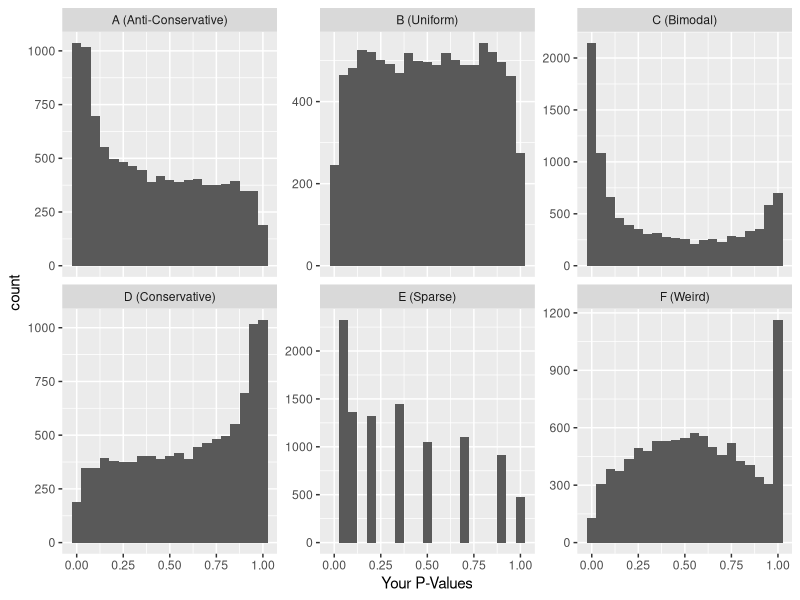
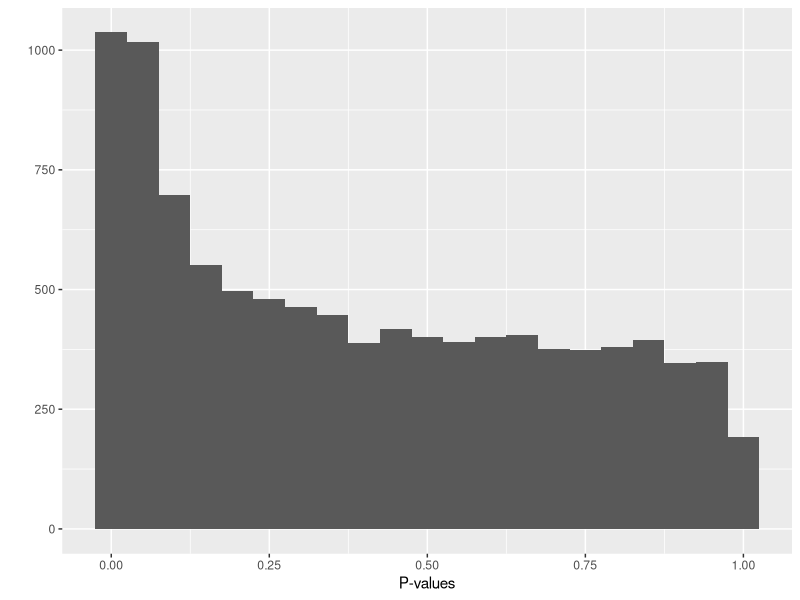
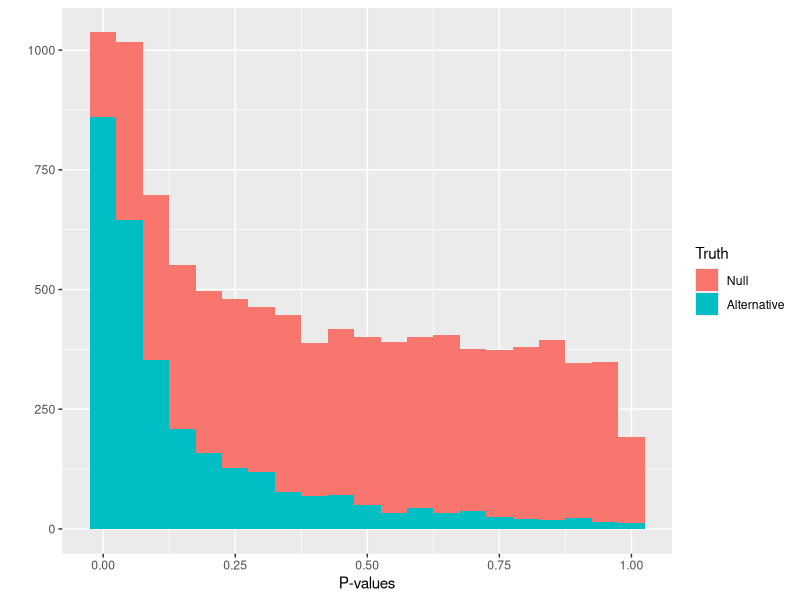
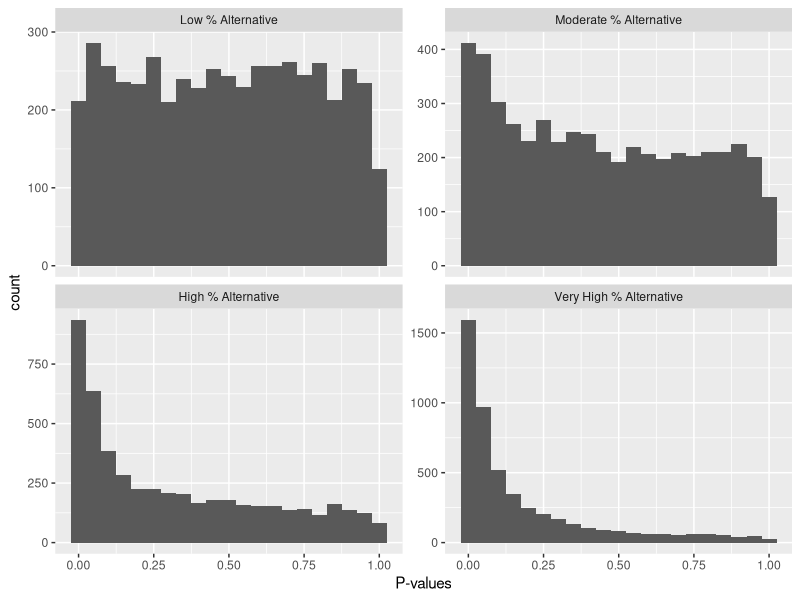
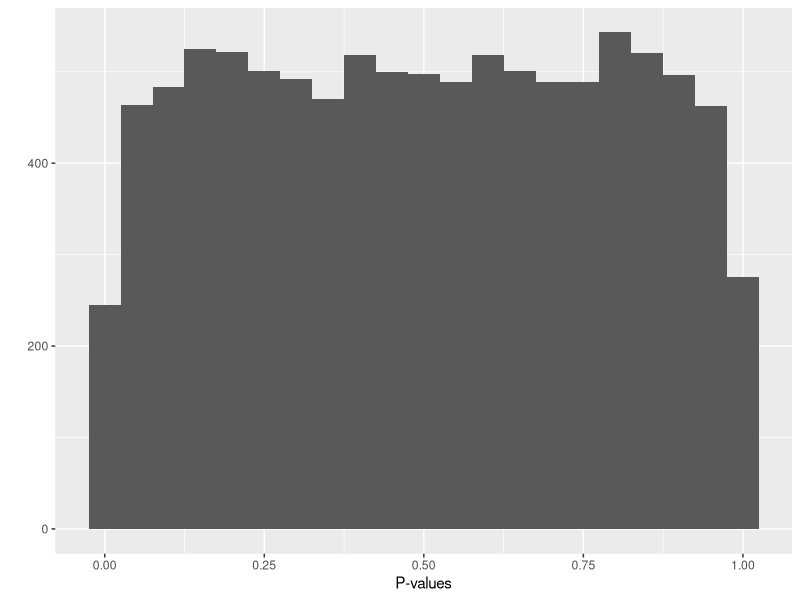
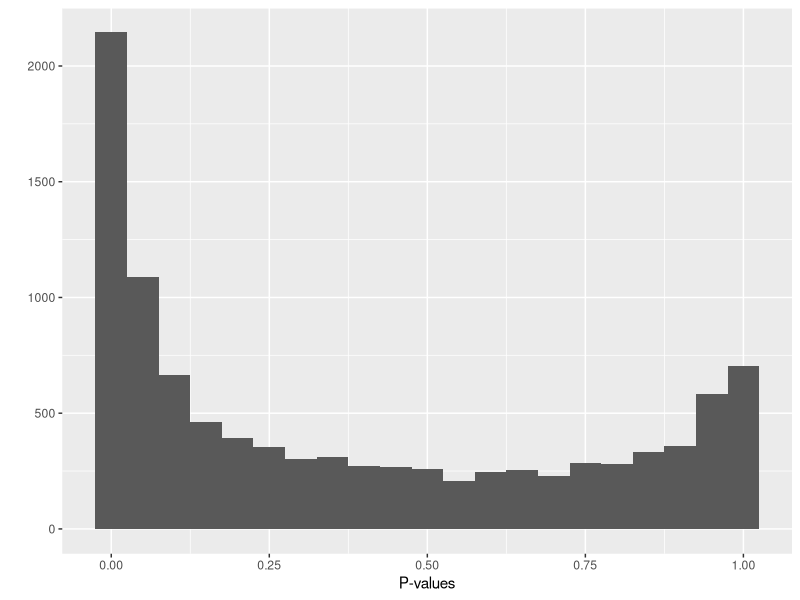
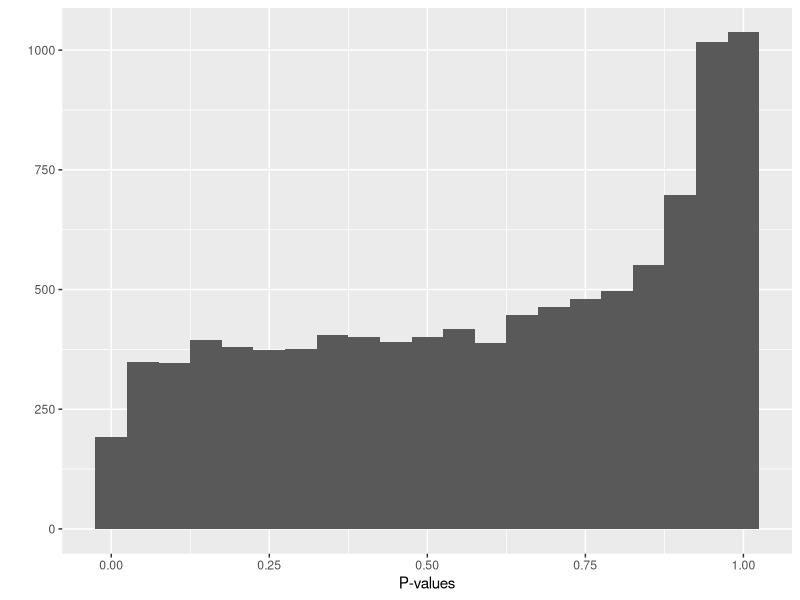
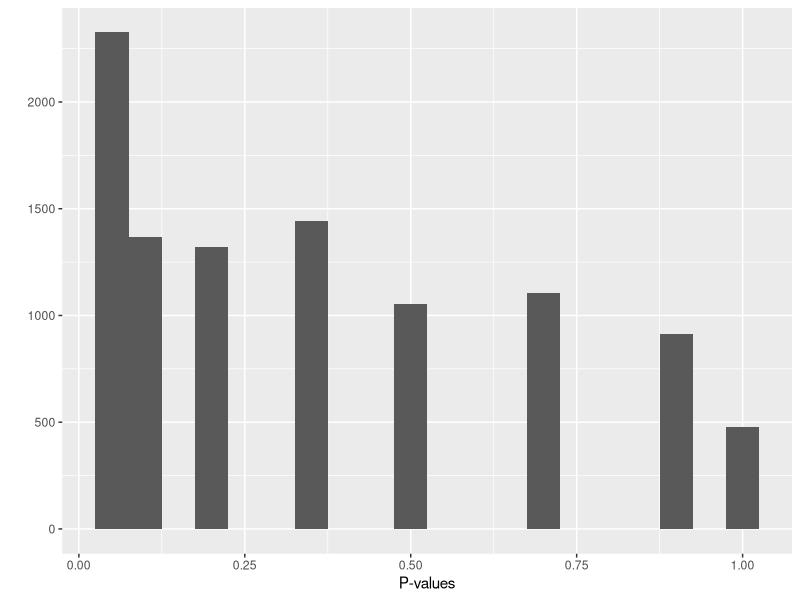

These figures' R source, in order:
## ---- chunk 1
library(knitr)
opts_chunk$set(cache=TRUE, echo=FALSE, message=FALSE)
## ---- chunk 2
library(ggplot2)

set.seed(20141215)

# generate hypotheses
pvals = data.frame(anticonservative=c(replicate(3000, t.test(rnorm(10, .6))$p.value), runif(7000)))
# just for anticonservative
oracle = relevel(factor(rep(c("Alternative", "Null"), c(3000, 7000))), "Null")

pvals$null = runif(10000)
pvals$bimodal = replicate(10000, t.test(rnorm(10, rnorm(1, .2, .5)), alternative="greater")$p.value)
pvals$conservative = 1 - pvals$anticonservative
pvals$sparse = replicate(10000, wilcox.test(rnorm(4), rnorm(4, 1))$p.value)
pvals$weird = c(runif(5000), rbeta(4000, 2, 2), rep(1, 1000))
## ---- chunk 3
library(reshape2)
pvalsm = melt(pvals)
levels(pvalsm$variable) = c("A (Anti-Conservative)", "B (Uniform)", "C (Bimodal)", "D (Conservative)", "E (Sparse)", "F (Weird)") 

ggplot(pvalsm, aes(value)) + geom_histogram(binwidth=.05) + facet_wrap(~ variable, scale="free_y") + xlab("Your P-Values")
## ---- chunk 4
qplot(pvals$anticonservative, binwidth=.05, xlab="P-values")
## ---- chunk 5
qplot(pvals$anticonservative, fill = oracle, binwidth=.05, xlab="P-values") +
    labs(fill = "Truth")
## ---- chunk 6
library(dplyr)

types <- paste(c("Low", "Moderate", "High", "Very High"), "% Alternative")
types <- factor(types, types)

m <- 5000
n <- 12
mu <- .6
anticonservative.pvals <- data.frame(type = types, pi0 = c(.95, .8, .5, .1)) %>%
    group_by(type, pi0) %>%
    do(data_frame(index = seq_len(m), oracle = index / m > .$pi0)) %>%
    rowwise() %>% mutate(p.value = t.test(rnorm(n, mu * oracle))$p.value)

ggplot(anticonservative.pvals, aes(p.value)) + geom_histogram(binwidth=.05) +
    facet_wrap(~ type, scale="free_y", nrow=2) +
    xlab("P-values")
## ---- chunk 7
qplot(pvals$null, binwidth=.05, xlab="P-values")
## ---- chunk 8
qplot(pvals$bimodal, binwidth=.05, xlab="P-values")
## ---- chunk 9
qplot(pvals$conservative, binwidth=.05, xlab="P-values")
## ---- chunk 10
qplot(pvals$sparse, binwidth=.05, xlab="P-values")
## ---- chunk 11
qplot(pvals$weird, binwidth=.05, xlab="P-values")
